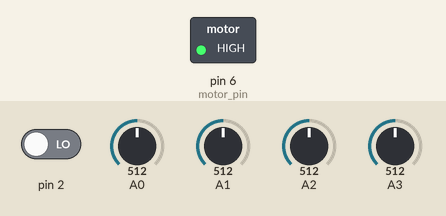
This sketch was run on a simulated Arduino Uno, built with avr-gcc and run on an emulated ATmega328P. Shown: switched loads named in the sketch (green lamp = pin HIGH). Inputs (shaded band) come from the test bench; at power-on: pin 2 LOW, A0 = 512, A1 = 512, A2 = 512, A3 = 512. What the sketch prints to the serial monitor is not drawn.

Above: at 0.1 s.
Timing chart, 0 to 1.6 s (numbered marks = the images above):
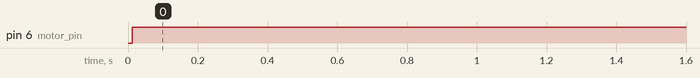

The sketch:

motor_control.ino
```cpp
#define DATA_POINTS 10

volatile boolean intstate = 0;
uint32_t t0; // to calc frequency
uint32_t t1;
uint32_t tmrp; // serial print tmr
//String instr = "";
int8_t motor_pin = 6;
int16_t pwm_out = 0;

float kp = 0;
float ki = 0;
float kd = 0;
int setvalue = 0;
int16_t error, errorlast;
int32_t errorinc;
uint32_t tmrc;
// Filter variables
int16_t data[DATA_POINTS];
int16_t avg;
int32_t total = 0;
int16_t indx = 0;

void setup()
{
    Serial.begin(9600);
    attachInterrupt(0, state_change, RISING);
    pinMode(motor_pin, OUTPUT);
    t0 = micros();
    tmrp = millis();
    tmrc = millis();
}

void loop()
{
    tperiod();
    /*
    if(millis() - tmrp > 1000)
    {
        Serial.print(setvalue);
        Serial.print("|");
        Serial.print(f());
        Serial.print("|");
        Serial.print(kp);
        Serial.print("|");
        Serial.print(ki, 6);
        Serial.print("|");
        Serial.print(kd);
        Serial.print("|");
        Serial.print(pid_out());
        Serial.println();

        tmrp = millis();
    }
    */

    if(millis() - tmrc > 10)
    {
        assignvalues();
        pwm_out = pid_out();
        analogWrite(motor_pin, pwm_out);
        tmrc = millis();
    }

    if(millis() - tmrp > 100)
    {
        Serial.print(setvalue);
        Serial.print(",");
        Serial.print(f()); //<===
        Serial.println();

        tmrp = millis();
    }

}

int16_t filter()
{
    total = total - data[indx];
    data[indx] = f();
    total = total + data[indx];
    indx++;
    if(indx >= DATA_POINTS)
    {
        indx = 0;
    }
    return (total / DATA_POINTS);
    /*
    Serial.print(analogRead(A0));
    Serial.print(",");
    Serial.print(avg);
    Serial.println();
    delay(100);
    */
}

int16_t vc_read(int16_t inv)
{
    inv = constrain(inv, 20, 980);
    inv = map(inv, 20, 980, 0, 100);
    return inv;
}

void assignvalues()
{
    setvalue = 14 * vc_read(analogRead(A3));
    kp =  ((float)vc_read(analogRead(A2))) / 50;
    ki = ((float)vc_read(analogRead(A1))) / 1000;
    kd = ((float)vc_read(analogRead(A0))) / 100;
}

void state_change()
{
    intstate = 1;

}

uint32_t tperiod()
{
    //uint32_t t1;
    if (intstate)
    {
        intstate = 0;
        t1 = micros() - t0;
        t0 = micros();
    }
    if (micros() - t0 > 100000)
    {
        t1 = 4294967295;
    }
    return t1;


}

uint16_t f() //frequency
{
    return 1000000 / t1;
}

float pout()
{
    error = setvalue - f();
    return kp * error;
}

float iout()
{

    if(ki != 0)
    {
        if(pwm_out < 0 && error < 0){}
        else if(pwm_out > 255 && error > 0){}
        else {errorinc += error;}
        float outv = ki * errorinc;
        //if(outv < 0)
            //outv = 0;
        return outv;
    }
    else
    {
        errorinc = 0;
    }

    return 0;
}

float dout()
{
    float outv = kd * (error - errorlast);
    errorlast = error;
    return outv;
}

int16_t pid_out()
{
    float outv = pout() + iout() + dout() + .5;
    if(outv > 255)
        outv = 255;
    else if(outv < 0)
    {
        outv = 0;
    }
    return (int16_t)outv;
}
```

Measured:
- by itself, pin 6 (motor_pin): LOW → HIGH at 0.01 s
